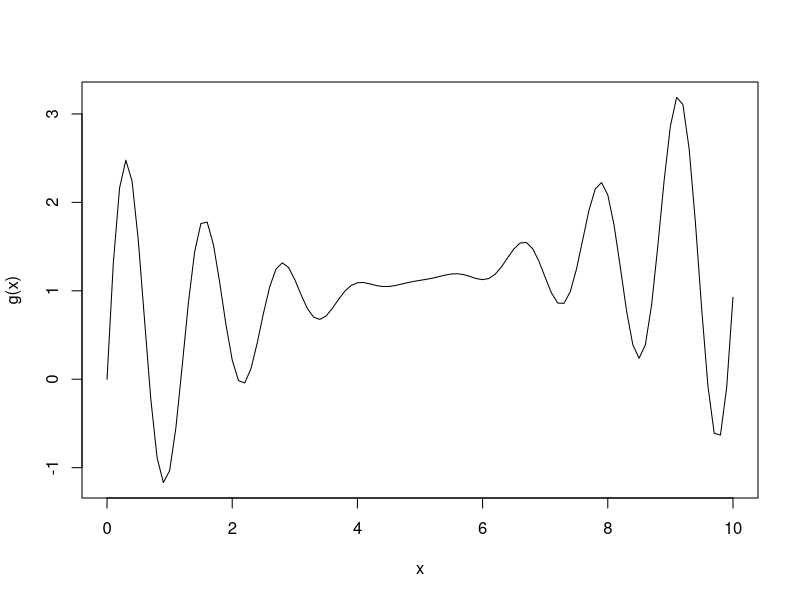

Write R code to recreate this figure.
## ---- chunk 1
g <- function(x) 0.5 * x ^ 0.5 +  0.1 * (x - 5)^2 * sin(5 * x)

curve(g(x), 0, 10)
